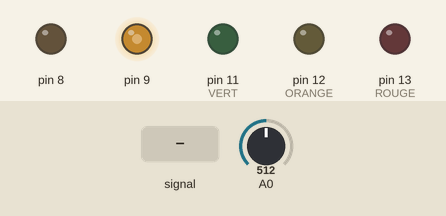
A sketch run on a simulated Arduino Uno, built with avr-gcc and run on an emulated ATmega328P. Parts: output pins drawn as LEDs (lit = HIGH). The inputs (shaded band) are chosen by the test bench; at power-on: A0 = 512. What the sketch prints to the serial monitor is not drawn.

Above: at 1.2 s.
1.3 s: A0 fed a 200 Hz sine of ±255 counts around its level
At 2.2 s:
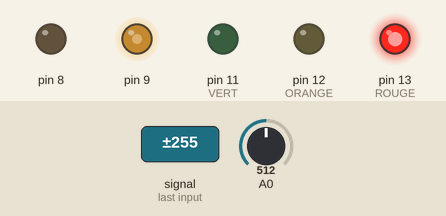
2.8 s: A0 set to 322
4.6 s: A0 set to 302
6.1 s: A0 set to 128
8.0 s: A0 set to 110
At 8.5 s:
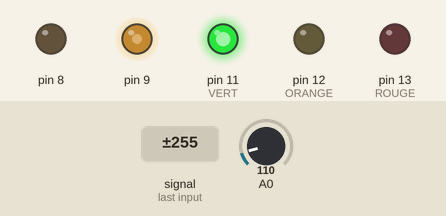
9.5 s: A0 set to 588
11.5 s: A0 set to 618
At 12.2 s:
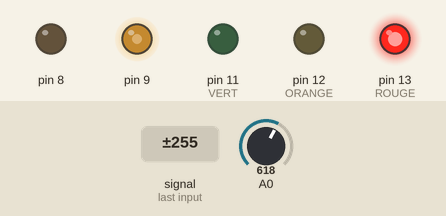
Timing chart, 0 to 14.0 s (numbered marks = the images above; inputs shaded):
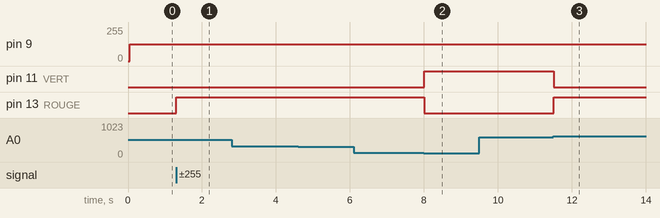

The sketch:

Arduino_sensing.ino
```cpp
//****************************************************************************************
// Illutron take on Disney style capacitive touch sensor using only passives and Arduino
// Dzl 2012
//****************************************************************************************


//                              10n
// PIN 9 --[10k]-+-----10mH---+--||-- OBJECT
//               |            |
//              3.3k          |
//               |            V 1N4148 diode
//              GND           |
//                            |
//Analog 0 ---+------+--------+
//            |      |
//          100pf   1MOmhm
//            |      |
//           GND    GND

const int ROUGE=13;
const int ORANGE=12;
const int VERT=11;
const int pin=10;
unsigned long duration =0;
#define SET(x,y) (x |=(1<<y))				//-Bit set/clear macros
#define CLR(x,y) (x &= (~(1<<y)))       		// |
#define CHK(x,y) (x & (1<<y))           		// |
#define TOG(x,y) (x^=(1<<y))            		//-+


#define N 160  //How many frequencies

float results[N];            //-Filtered result buffer
float freq[N];            //-Filtered result buffer
int sizeOfArray = N;


void setup()
{


pinMode(VERT, OUTPUT);
pinMode(ORANGE, OUTPUT);
pinMode(ROUGE, OUTPUT);
pinMode (pin, INPUT);
digitalWrite(VERT,LOW);
digitalWrite(ORANGE,LOW);
digitalWrite(ROUGE,LOW);
  TCCR1A=0b10000010;        //-Set up frequency generator
  TCCR1B=0b00011001;        //-+
  ICR1=110;
  OCR1A=55;

  pinMode(9,OUTPUT);        //-Signal generator pin
  pinMode(8,OUTPUT);        //-Sync (test) pin

  Serial.begin(115200);

  for(int i=0;i<N;i++)      //-Preset results
    results[i]=0;         //-+
}

void loop()
{
  unsigned int d;
  int a;

/*
Serial.write("\nduration: ");
Serial.write(duration);
Serial.write("\n");
*/

if (duration < 50 )
{

}

  int counter = 0;
  for(unsigned int d=0;d<N;d++)
  {
    int v=analogRead(0);    //-Read response signal


    CLR(TCCR1B,0);          //-Stop generator
    TCNT1=0;                //-Reload new frequency
    ICR1=d;                 // |
    OCR1A=d/2;              //-+
    SET(TCCR1B,0);          //-Restart generator

    results[d]=results[d]*0.5+(float)(v)*0.5; //Filter results

    freq[d] = d;

        Serial.println(results[d]);
if (results[d] >600)
  {
  digitalWrite(ROUGE, HIGH);
  digitalWrite(VERT, LOW);//ROUGE
  digitalWrite(ORANGE, LOW);
  }
if ( results[d] < 120)
  {
  digitalWrite(VERT, HIGH);
  digitalWrite(ROUGE, LOW);//VERT
  digitalWrite(ORANGE, LOW);
  }
if (results[d] >314 && results[d] < 315)
  {
  digitalWrite(VERT, LOW);
  digitalWrite(ROUGE, LOW);//JAUNE
  digitalWrite(ORANGE, HIGH);
  }
 //   plot(v,0);              //-Display
 //   plot(results[d],1);
  // delayMicroseconds(1);

  }
/*

PlottArray(1,freq,results);


  TOG(PORTB,0);            //-Toggle pin 8 after each sweep (good for scope)
*/
}
```

Measured:
- the behaviour switches between 120 and 119 on A0 (found by bisection; images 1 and 2)
- the behaviour switches between 600 and 601 on A0 (found by bisection; images 2 and 3)
- after the input at 1.3 s, pin 13 (ROUGE): LOW → HIGH at once
- after the input at 8.0 s, pin 11 (VERT): LOW → HIGH at once; pin 13 (ROUGE): HIGH → LOW at once
- after the input at 11.5 s, pin 11 (VERT): HIGH → LOW at once; pin 13 (ROUGE): LOW → HIGH at once
